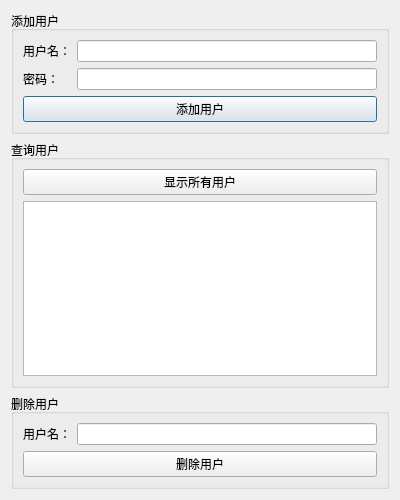
<?xml version="1.0" encoding="UTF-8"?>
<ui version="4.0">
 <class>UserManagementDialog</class>
 <widget class="QDialog" name="UserManagementDialog">
  <property name="geometry">
   <rect>
    <x>0</x>
    <y>0</y>
    <width>400</width>
    <height>500</height>
   </rect>
  </property>
  <property name="windowTitle">
   <string>用户管理系统</string>
  </property>
  <layout class="QVBoxLayout" name="verticalLayout">
   <item>
    <widget class="QGroupBox" name="addUserGroupBox">
     <property name="title">
      <string>添加用户</string>
     </property>
     <layout class="QFormLayout" name="formLayoutAdd">
      <item row="0" column="0">
       <widget class="QLabel" name="addUsernameLabel">
        <property name="text">
         <string>用户名：</string>
        </property>
       </widget>
      </item>
      <item row="0" column="1">
       <widget class="QLineEdit" name="addUsernameLineEdit"/>
      </item>
      <item row="1" column="0">
       <widget class="QLabel" name="addPasswordLabel">
        <property name="text">
         <string>密码：</string>
        </property>
       </widget>
      </item>
      <item row="1" column="1">
       <widget class="QLineEdit" name="addPasswordLineEdit">
        <property name="echoMode">
         <enum>QLineEdit::EchoMode::Password</enum>
        </property>
       </widget>
      </item>
      <item row="2" column="0" colspan="2">
       <widget class="QPushButton" name="addUserButton">
        <property name="text">
         <string>添加用户</string>
        </property>
       </widget>
      </item>
     </layout>
    </widget>
   </item>
   <item>
    <widget class="QGroupBox" name="queryUsersGroupBox">
     <property name="title">
      <string>查询用户</string>
     </property>
     <layout class="QVBoxLayout" name="verticalLayoutQuery">
      <item>
       <widget class="QPushButton" name="queryUsersButton">
        <property name="text">
         <string>显示所有用户</string>
        </property>
       </widget>
      </item>
      <item>
       <widget class="QTextEdit" name="usersTextEdit">
        <property name="readOnly">
         <bool>true</bool>
        </property>
       </widget>
      </item>
     </layout>
    </widget>
   </item>
   <item>
    <widget class="QGroupBox" name="deleteUserGroupBox">
     <property name="title">
      <string>删除用户</string>
     </property>
     <layout class="QFormLayout" name="formLayoutDelete">
      <item row="0" column="0">
       <widget class="QLabel" name="deleteUsernameLabel">
        <property name="text">
         <string>用户名：</string>
        </property>
       </widget>
      </item>
      <item row="0" column="1">
       <widget class="QLineEdit" name="deleteUsernameLineEdit"/>
      </item>
      <item row="1" column="0" colspan="2">
       <widget class="QPushButton" name="deleteUserButton">
        <property name="text">
         <string>删除用户</string>
        </property>
       </widget>
      </item>
     </layout>
    </widget>
   </item>
  </layout>
 </widget>
 <resources/>
 <connections/>
</ui>
